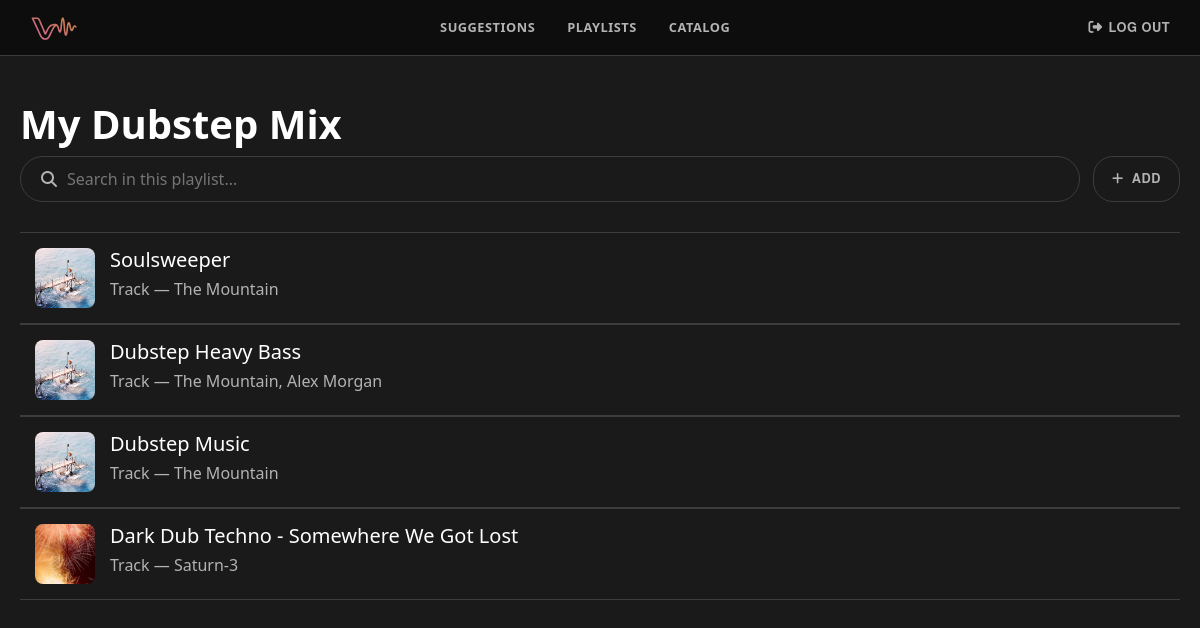
Page /me/playlists/1/ (signed in) on the earlier database version.
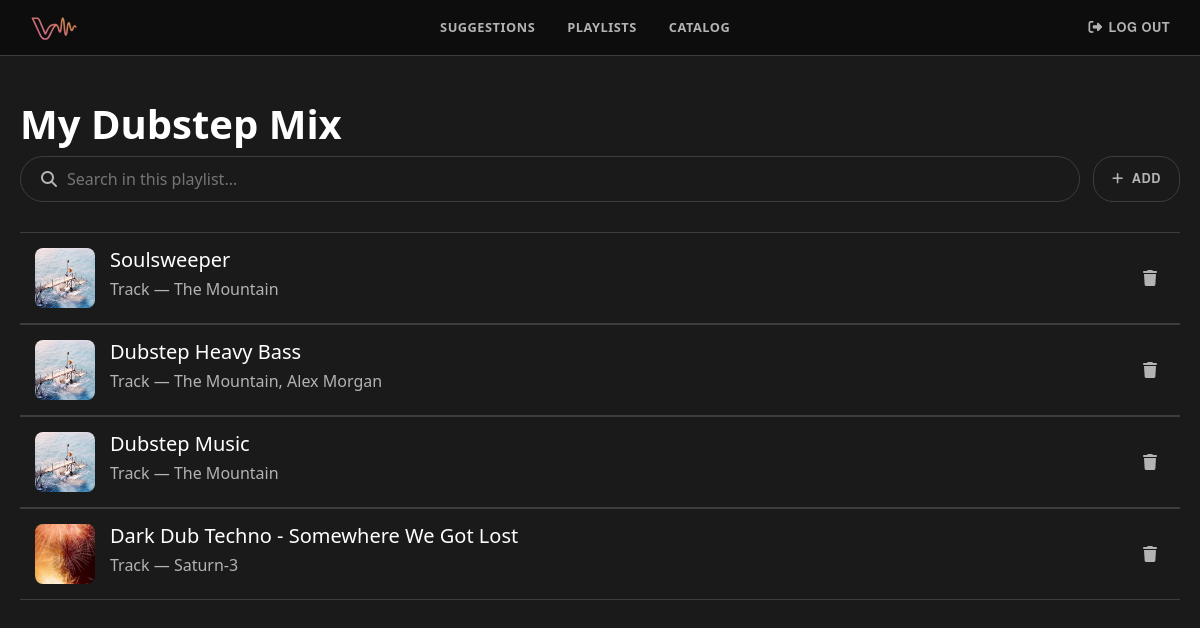
Same page on the later database version.
### listeners/models.py (models this page shows)
class Playlist(models.Model):
    title = models.CharField(max_length=100, default='New playlist')
    listener = models.ForeignKey(settings.AUTH_USER_MODEL, on_delete=models.CASCADE)
    saved_by = models.ManyToManyField(
        settings.AUTH_USER_MODEL,
        related_name='saved_playlists',
        blank=True)
    tracks = models.ManyToManyField('catalog.Track', blank=True, related_name='playlists')
    is_public = models.BooleanField(default=False)

### catalog/models.py (models this page shows)
class Track(models.Model):
    title = models.CharField(max_length=100)
    duration = models.IntegerField()
    explicit = models.BooleanField()
    audio_file = models.FileField(upload_to=track_upload_path, max_length=500)
    single_cover = models.ImageField(upload_to=track_cover_upload_path, blank=True, null=True)
    release_date = models.DateField()
    albums = models.ManyToManyField('Album', blank=True, related_name='tracks', through='AlbumTrack')
    artists = models.ManyToManyField(Artist, blank=True, related_name='tracks')
    genres = models.ManyToManyField(Genre, blank=True, related_name='tracks')
    @property
    def get_cover_url(self):
        if self.albums.exists():
            main_album = self.albums.first()
            if main_album.cover_file:
                return main_album.cover_file.url
        if self.single_cover:
            return self.single_cover.url
        return None

class Album(models.Model):
    title = models.CharField(max_length=100)
    cover_file = models.ImageField(upload_to=album_cover_upload_path, blank=True, null=True)
    release_date = models.DateField()
    genres = models.ManyToManyField(Genre, blank=True, related_name='albums')
    artists = models.ManyToManyField(Artist, blank=True, related_name='albums')

class Artist(models.Model):
    first_name = models.CharField(max_length=100, blank=True)
    last_name = models.CharField(max_length=100, blank=True)
    stage_name = models.CharField(max_length=100, unique=True)
    biography = models.TextField(blank=True)
    country = models.CharField(max_length=100, blank=True)
    def __str__(self):
        return self.stage_name

### listeners/views.py (the view)
# urls.py: path('playlists/<int:playlist_id>/', PlaylistSongsView.as_view(), name='playlist_detail'),
@method_decorator([login_required, never_cache], name='dispatch')
class PlaylistSongsView(LoginRequiredMixin, ListView):
    model = Track
    context_object_name = 'tracks'
    template_name = 'playlist_detail.html'
    def get(self, request, *args, **kwargs):
        self.playlist = get_object_or_404(Playlist, pk=kwargs['playlist_id'])
        is_owner = self.playlist.listener_id == request.user.id
        is_saved = self.playlist.saved_by.filter(pk=request.user.pk).exists()
        if not self.playlist.is_public and not is_owner and not is_saved:
            return HttpResponseForbidden("You don't have access to this playlist.")
        return super().get(request, *args, **kwargs)
    def get_queryset(self):
        return self.playlist.tracks.all()
    def get_context_data(self, **kwargs):
        context = super().get_context_data(**kwargs)
        context['user'] = self.request.user
        context['playlist'] = self.playlist
        context['user_playlists'] = Playlist.objects.filter(
            listener=self.request.user
        ).exclude(pk=self.playlist.pk)
        return context

### accounts/models.py (called while the page is built)
    @property
    def is_listener(self):
        return self.groups.filter(name='Listeners').exists()

### templates/playlist_detail.html (shortened to what this page needs)
{% extends "base.html" %}
{% load static %}
{% block css %}
    <link rel="stylesheet" href="{% static 'style/user_playlists.css' %}">
    <link rel="stylesheet" href="{% static 'style/search.css' %}">
{% endblock %}
{% block content %}
    <main>
        <h1 class="playlist-title">{{ playlist.title }}</h1>
        <div class="search-utilities">
            <div class="nav-filter-container">
                <div class="search-bar">
                    <i class="fa-solid fa-magnifying-glass"></i>
                    <input type="text" id="track-search-input" placeholder="Search in this playlist...">
                </div>
            </div>
            <a href="{% url 'search' %}" class="adv-filter-btn d-flex align-items-center gap-2">
                <i class="fa-solid fa-plus"></i> ADD
            </a>
        </div>
        <div class="results" id="playlist-tracks">
            {% if tracks %}
                <section>
                    {% for track in tracks %}
                        <div class="result-unit" data-type="track" data-id="{{ track.id }}"
                             data-audio-url="{{ track.audio_file.url }}"
                             data-name="{{ track.title|lower }}">
                            <div class="result-details">
                                <div class="result-container">
                                    {% if track.get_cover_url %}
                                        <img class="result-image" src="{{ track.get_cover_url }}"
                                             alt="{{ track.title }}">
                                    {% endif %}
                                    <div class="result-description">
                                        <h2>{{ track.title }}</h2>
                                        <h3>Track — {{ track.artists.all|join:", " }}</h3>
                                    </div>
                                </div>
                            </div>
                            {% if playlist.listener == user %}
                                <form method="POST"
                                      action="{% url 'remove_track_from_playlist' playlist.id track.id %}"
                                      class="remove-track-form">
                                    <button type="submit" class="remove-track-btn">
                                        <i class="fa-solid fa-trash"></i>
                                    </button>
                                </form>
                            {% endif %}
                        </div>
                    {% endfor %}
                </section>
            {% else %}
                <p>This playlist doesn't have any songs yet.</p>
            {% endif %}
        </div>
    </main>
{% endblock %}

### templates/base.html (shortened to what this page needs)
{% load static %}
<!DOCTYPE html>
<html lang="it">
<head>
    <link rel="stylesheet" href="{% static 'style/base.css' %}">
    <link rel="stylesheet" href="https://cdnjs.cloudflare.com/ajax/libs/font-awesome/6.5.1/css/all.min.css">
    <link href="https://cdn.jsdelivr.net/npm/bootstrap@5.0.2/dist/css/bootstrap.min.css" rel="stylesheet"
>
    {% block css %}{% endblock %}
</head>
<body>
<nav class="nav-content" role="navigation" aria-label="Main navigation">
    <div class="nav-left">
        <a href="#" class="nav-logo-link" aria-label="Home">
        </a>
    </div>
    <div class="nav-links" role="list">
        {% if user.is_listener %}
            <a href="{% url 'suggestions' %}" class="ma-nav-link" role="listitem">Suggestions</a>
            <a href="{% url 'user_playlists' %}" class="ma-nav-link" role="listitem">Playlists</a>
        {% endif %}
        <a href="{% url 'search' %}" class="ma-nav-link" role="listitem">Catalog</a>
    </div>
    <div class="nav-right">
        <form method="POST" action="{% url 'logout' %}" class="logout-form m-0 p-0">
            <button type="submit">
                <i class="fa-solid fa-right-from-bracket"></i>
                <span>Log out</span>
            </button>
        </form>
    </div>
</nav>
{% block content %}{% endblock %}
</body>
</html>

### static/style/base.css (style rules this page uses)
*, *::before, *::after { box-sizing: border-box; margin: 0; padding: 0; }
html, body { width: 100%; overflow-x: hidden; font-family: 'Helvetica Neue', Arial, sans-serif; -webkit-tap-highlight-color: transparent; color: #fff; }
body { background-color: var(--bg-surface) !important }
:root { --bg-primary: #0D0D0D; --bg-surface: #1A1A1A; --bg-hover: #2A2A2A; --border: #3D3D3D; --accent-from: #E8517A; --accent-to: #E8874A; --accent-grad: linear-gradient(135deg, #E8517A 0%, #E8874A 100%); --accent-mid: #E86A5F; --accent-violet: #7B2FFF; --accent-cyan: #00E5FF; --accent-orange: #FF8C00; --text-primary: #FFFFFF; --text-muted: #B3B3B3; --text-hint: #595959; --nav-height: 56px; }
.nav-content { position: fixed; top: 0; left: 0; right: 0; height: var(--nav-height); display: flex; align-items: center; justify-content: space-between; padding: 0 16px; background: var(--bg-primary); border-bottom: 1px solid var(--border); z-index: 1000; gap: 12px; }
.nav-left { display: flex; align-items: center; gap: 8px; flex-shrink: 0; }
.nav-logo-link { text-decoration: none; background: var(--accent-grad); -webkit-background-clip: text; -webkit-text-fill-color: transparent; background-clip: text; font-size: 1.4rem; line-height: 1; }
.nav-logo-link svg { width: 80px; height: auto; display: block; }
.nav-links { display: flex; align-items: center; gap: 4px; flex: 1; justify-content: center; overflow: hidden; transition: opacity 0.2s; }
.ma-nav-link { white-space: nowrap; padding: 7px 14px; border-radius: 8px; font-size: 0.8rem; font-weight: 700; letter-spacing: 0.04em; text-transform: uppercase; color: var(--text-muted); text-decoration: none; transition: color 0.2s, background 0.2s; }
.nav-right { display: flex; align-items: center; flex-shrink: 0; }
main { margin: 100px 20px; }
.logout-form button { white-space: nowrap; padding: 7px 14px; border-radius: 8px; font-size: 0.8rem; font-weight: 700; letter-spacing: 0.04em; text-transform: uppercase; color: var(--text-muted); background: transparent; border: none; cursor: pointer; transition: color 0.2s, background 0.2s; font-family: 'Helvetica Neue', Arial, sans-serif; display: flex; align-items: center; gap: 6px; }
.logout-form button i { font-size: 0.85rem; }

### static/style/user_playlists.css (style rules this page uses)
.remove-track-form { display: flex; align-items: center; justify-content: center; margin: 0; }
.result-unit .remove-track-btn { background: none; border: none; color: var(--text-muted); transition: opacity 0.2s, color 0.2s; cursor: pointer; padding: 0 8px; }
.playlist-title { color: var(--text-primary); font-weight: 800; }
.search-utilities { display: flex; flex-direction: row; }
.adv-filter-btn { text-decoration: none; margin-left: 0.8rem; font-weight: 700; }
.nav-filter-container { flex: 1; display: flex; }

### static/style/search.css (style rules this page uses)
.nav-filter-container { display: flex; align-items: center; gap: 12px; }
.search-bar { flex: 1; display: flex; align-items: center; gap: 10px; background: var(--bg-surface); border: 1px solid var(--border); border-radius: 24px; padding: 10px 20px; }
.search-bar input { background: transparent; border: none; outline: none; color: var(--text-primary); font-size: 1rem; width: 100%; }
.search-bar i { color: var(--text-muted); }
.ma-filter-btn, .adv-filter-btn { padding: 7px 18px; border-radius: 20px; border: 1px solid var(--border); background: var(--bg-surface); color: var(--text-muted); font-family: 'Helvetica Neue', Arial, sans-serif; font-size: 0.8rem; font-weight: 700; letter-spacing: 0.04em; text-transform: uppercase; cursor: pointer; transition: color 0.2s, background 0.2s, border-color 0.2s; }
.adv-filter-btn { display: none; align-items: center; gap:10px }
.results { margin-top: 30px; }
.result-unit, .result-details { display: flex; flex-direction: row; }
.result-unit { border-top: 1px solid var(--border); border-bottom: 1px solid var(--border); padding: 15px; justify-content: space-between; align-items: center; cursor: pointer; }
.result-image { width: 60px; height: auto; border-radius: 8px; }
.result-description { margin-left: 15px; }
.result-description h2, .song-detail h2 { font-size: 1.25rem; color: var(--text-primary); }
.result-description h3, .song-detail h3 { font-size: 1rem; color: var(--text-muted); }
.adv-filter-btn { flex-shrink: 0; transition: opacity 0.2s, width 0.2s, padding 0.2s; }
.result-details { justify-content: space-between; flex: 1; }
.result-container { display: flex; flex-direction: row; align-items: center; }

Differences in the rows shown:
changed Playlist "My Dubstep Mix": listener_id 1 → 2 (drawn)
